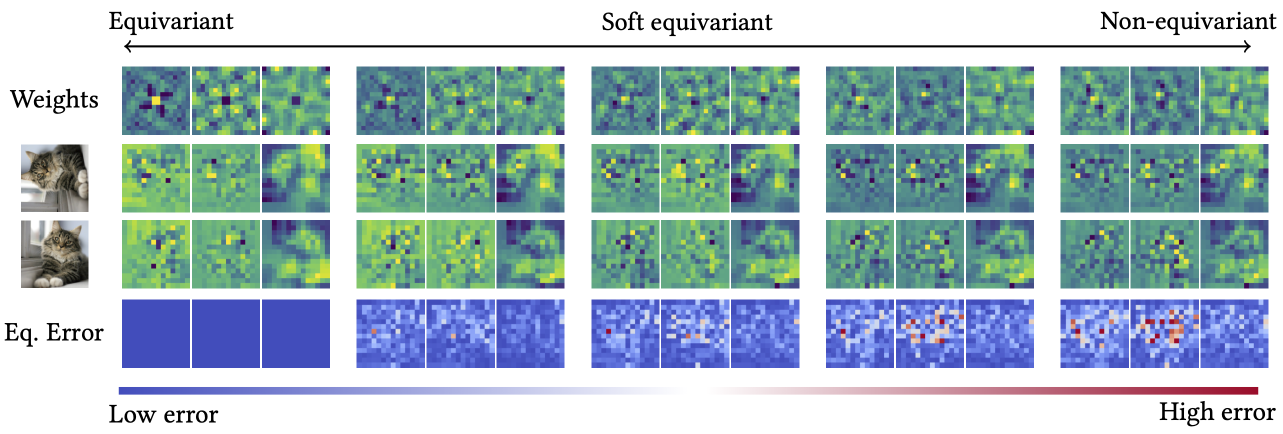
#> input picture assets/img/paper_fig/soft_eq_fig.png, 2565 x 868 px (shown at 1/2 size)
$ python combine_gifs.py
#> lines starting #> are read from the running program, lines starting #| are printed output that depends on the picture
import sys
import subprocess

def install(package):
    subprocess.check_call([sys.executable, "-m", "pip", "install", package])

try:
    import imageio
    from PIL import Image
    import numpy as np
except ImportError:
    install("imageio")
    install("Pillow")
    install("numpy")
    import imageio
    from PIL import Image
    import numpy as np

png_path = "assets/img/paper_fig/soft_eq_fig.png"
gif_path = "assets/img/paper_fig/softeq_gif.gif"
out_path = "assets/img/paper_fig/softeq_combined.gif"

print("Reading PNG...")
png_img = Image.open(png_path).convert("RGBA")
#> png_img is the input picture: PIL image 2565x868 RGBA; mean R, G, B, A 168.8, 189.4, 194.8, 255

print("Reading GIF...")
gif_reader = imageio.get_reader(gif_path)
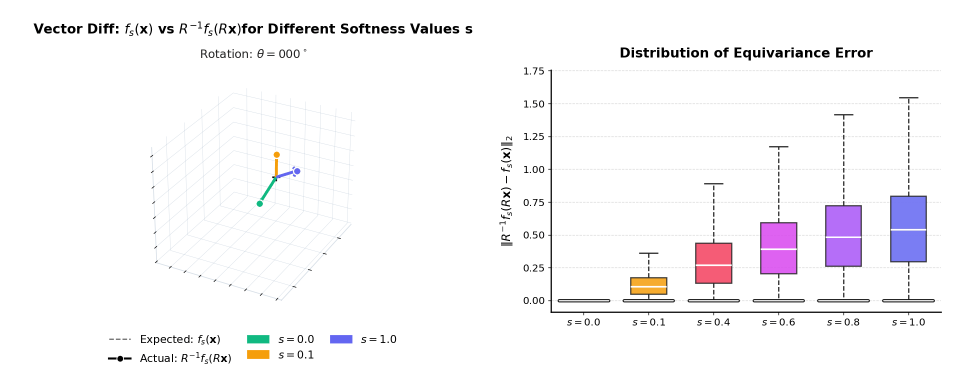
#> input picture assets/img/paper_fig/softeq_gif.gif, 1920 x 780 px (shown at 1/2 size)
frames = []
for frame in gif_reader:
    frames.append(Image.fromarray(frame).convert("RGBA"))
#> this loop made 40 passes
#> after the loop, frames = 40 items

target_width = max(png_img.width, frames[0].width)
#> target_width = 2565

def resize_to_width(img, t_width):
    if img.width == t_width:
        return img
    wpercent = (t_width / float(img.width))
    hsize = int((float(img.height) * float(wpercent)))
    return img.resize((t_width, hsize), Image.LANCZOS)

png_resized = resize_to_width(png_img, target_width)

new_frames = []
print("Combining frames...")
for f in frames:
    f_res = resize_to_width(f, target_width)
    total_height = png_resized.height + f_res.height
    new_img = Image.new('RGBA', (target_width, total_height), (255, 255, 255, 255))
    new_img.paste(png_resized, (0, 0))
    new_img.paste(f_res, (0, png_resized.height))

    bg = Image.new("RGB", new_img.size, (255, 255, 255))
    bg.paste(new_img, mask=new_img.split()[3])
    new_frames.append(np.array(bg))
#> this loop made 40 passes
#> pass 2, `f_res = resize_to_width(f, target_width)`:
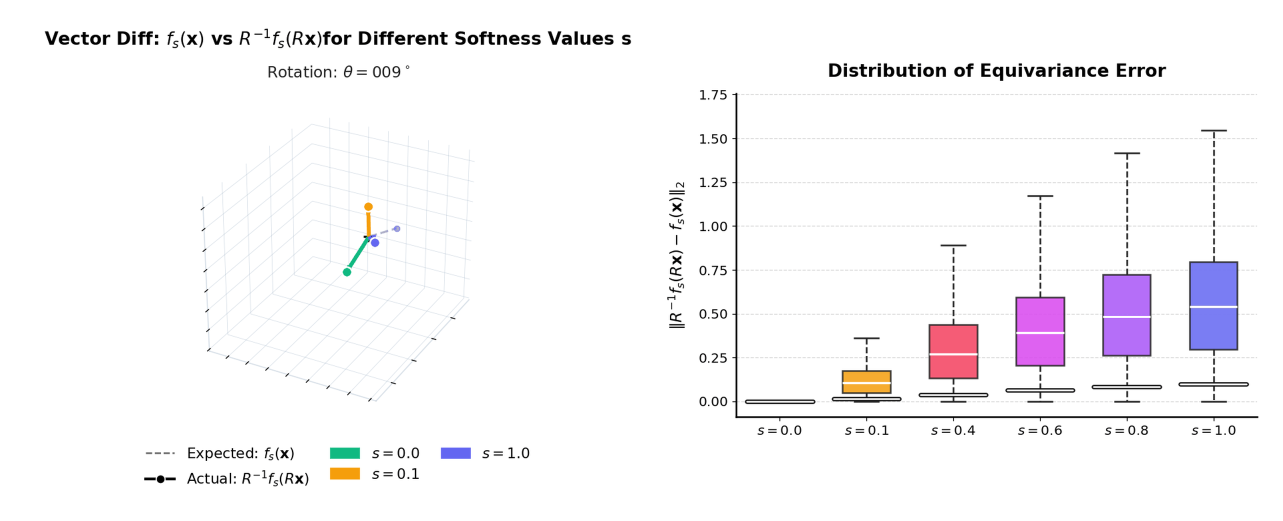
#> f_res: PIL image 2565x1042 RGBA (shown at 1/2 size); mean R, G, B, A 248, 246.6, 248.5, 255
#> after the loop:
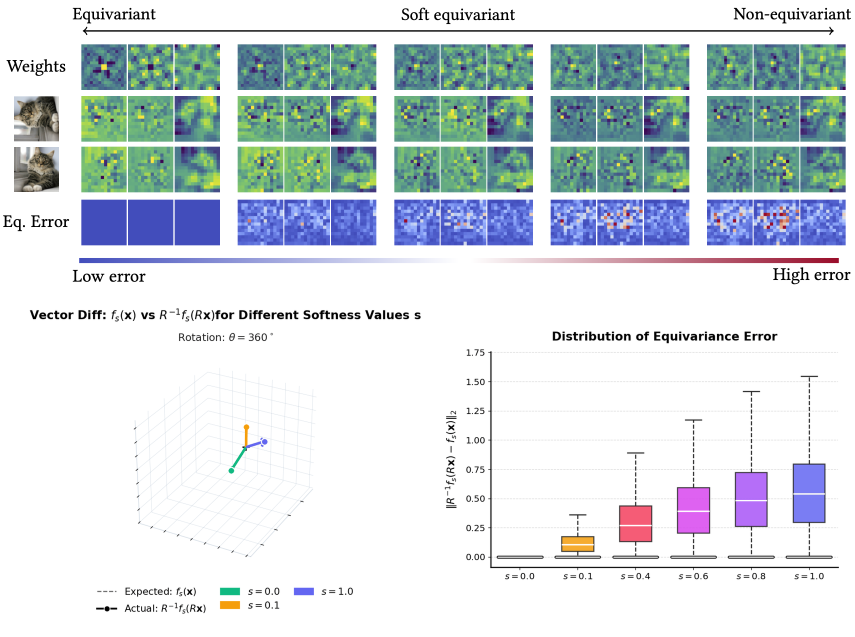
#> bg: PIL image 2565x1910 RGB (shown at 1/3 size); mean R, G, B 212, 220.6, 224.1
#> after the loop, new_frames = 40 items

try:
    meta = gif_reader.get_meta_data()
#> meta = 6 items
    duration = meta.get('duration', 100) # ms
#> duration = 100
    if duration == 0:
        duration = 100
except:
    duration = 100

print(f"Saving to {out_path} with duration {duration}...")
#> (printed output is left out)
imageio.mimsave(out_path, new_frames, format='GIF', duration=duration, loop=0)
print("Done!")
